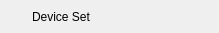
    <widget class="QWidget" name="WidGetTitle" native="true">
     <property name="enabled">
      <bool>true</bool>
     </property>
     <property name="sizePolicy">
      <sizepolicy hsizetype="Preferred" vsizetype="Fixed">
       <horstretch>0</horstretch>
       <verstretch>0</verstretch>
      </sizepolicy>
     </property>
     <property name="minimumSize">
      <size>
       <width>0</width>
       <height>33</height>
      </size>
     </property>
     <property name="maximumSize">
      <size>
       <width>16777215</width>
       <height>33</height>
      </size>
     </property>
     <layout class="QGridLayout" name="gridLayout_2">
      <property name="leftMargin">
       <number>0</number>
      </property>
      <property name="topMargin">
       <number>0</number>
      </property>
      <property name="rightMargin">
       <number>0</number>
      </property>
      <property name="bottomMargin">
       <number>0</number>
      </property>
      <property name="spacing">
       <number>0</number>
      </property>
      <item row="0" column="3">
       <widget class="QWidget" name="MenuWidget" native="true">
        <property name="sizePolicy">
         <sizepolicy hsizetype="Minimum" vsizetype="Preferred">
          <horstretch>0</horstretch>
          <verstretch>0</verstretch>
         </sizepolicy>
        </property>
        <property name="minimumSize">
         <size>
          <width>128</width>
          <height>33</height>
         </size>
        </property>
        <property name="maximumSize">
         <size>
          <width>128</width>
          <height>33</height>
         </size>
        </property>
        <widget class="QPushButton" name="BtnMenu">
         <property name="geometry">
          <rect>
           <x>0</x>
           <y>0</y>
           <width>32</width>
           <height>33</height>
          </rect>
         </property>
         <property name="sizePolicy">
          <sizepolicy hsizetype="Minimum" vsizetype="Expanding">
           <horstretch>0</horstretch>
           <verstretch>0</verstretch>
          </sizepolicy>
         </property>
         <property name="minimumSize">
          <size>
           <width>31</width>
           <height>0</height>
          </size>
         </property>
         <property name="focusPolicy">
          <enum>Qt::NoFocus</enum>
         </property>
         <property name="toolTip">
          <string>Menu</string>
         </property>
         <property name="text">
          <string/>
         </property>
         <property name="autoDefault">
          <bool>true</bool>
         </property>
         <property name="flat">
          <bool>true</bool>
         </property>
        </widget>
        <widget class="QPushButton" name="BtnMin">
         <property name="geometry">
          <rect>
           <x>32</x>
           <y>0</y>
           <width>32</width>
           <height>33</height>
          </rect>
         </property>
         <property name="sizePolicy">
          <sizepolicy hsizetype="Minimum" vsizetype="Expanding">
           <horstretch>0</horstretch>
           <verstretch>0</verstretch>
          </sizepolicy>
         </property>
         <property name="minimumSize">
          <size>
           <width>31</width>
           <height>0</height>
          </size>
         </property>
         <property name="text">
          <string/>
         </property>
         <property name="autoDefault">
          <bool>true</bool>
         </property>
         <property name="flat">
          <bool>true</bool>
         </property>
        </widget>
        <widget class="QPushButton" name="BtnMax">
         <property name="geometry">
          <rect>
           <x>64</x>
           <y>0</y>
           <width>32</width>
           <height>33</height>
          </rect>
         </property>
         <property name="sizePolicy">
          <sizepolicy hsizetype="Minimum" vsizetype="Expanding">
           <horstretch>0</horstretch>
           <verstretch>0</verstretch>
          </sizepolicy>
         </property>
         <property name="text">
          <string/>
         </property>
         <property name="autoDefault">
          <bool>true</bool>
         </property>
         <property name="flat">
          <bool>true</bool>
         </property>
        </widget>
        <widget class="QPushButton" name="BtnClose">
         <property name="geometry">
          <rect>
           <x>96</x>
           <y>0</y>
           <width>40</width>
           <height>33</height>
          </rect>
         </property>
         <property name="text">
          <string/>
         </property>
         <property name="autoDefault">
          <bool>true</bool>
         </property>
         <property name="flat">
          <bool>true</bool>
         </property>
        </widget>
       </widget>
      </item>
      <item row="0" column="0">
       <widget class="QLabel" name="LabIco">
        <property name="minimumSize">
         <size>
          <width>32</width>
          <height>33</height>
         </size>
        </property>
        <property name="maximumSize">
         <size>
          <width>32</width>
          <height>33</height>
         </size>
        </property>
        <property name="text">
         <string/>
        </property>
       </widget>
      </item>
      <item row="0" column="2">
       <widget class="QLabel" name="LabTitle">
        <property name="minimumSize">
         <size>
          <width>0</width>
          <height>33</height>
         </size>
        </property>
        <property name="maximumSize">
         <size>
          <width>16777215</width>
          <height>33</height>
         </size>
        </property>
        <property name="text">
         <string>Device Set</string>
        </property>
       </widget>
      </item>
     </layout>
    </widget>
